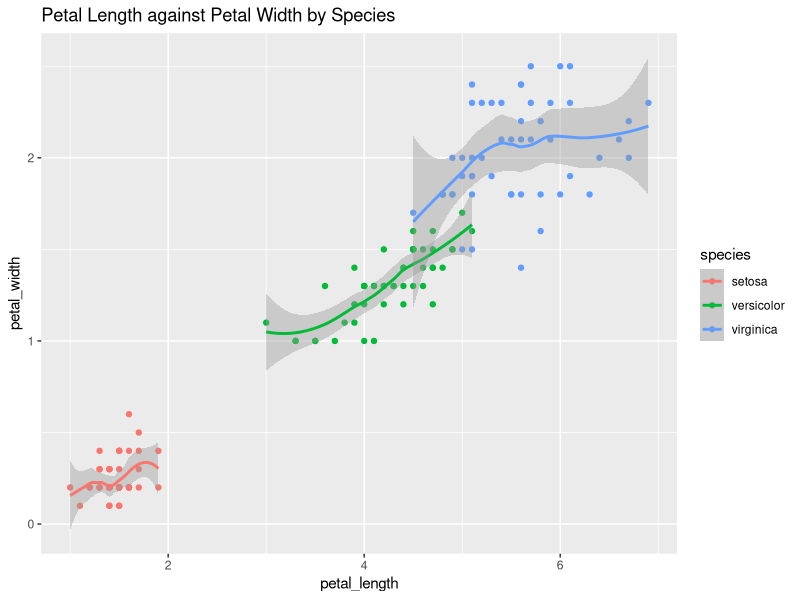
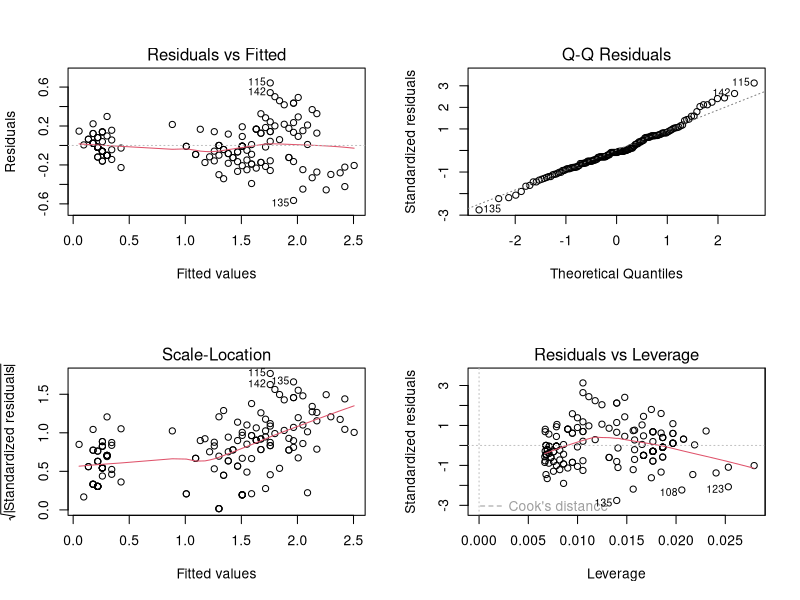

Source code (R) for these figures, in order:
## ---- chunk 1

library(knitr)
library(tidyverse)

data(iris)

iris = iris |>
  rename_with(~ tolower(gsub(".", "_", .x, fixed = TRUE)))

iris |>
  head()
## ---- chunk 2

iris |>
  ggplot(aes(petal_length, petal_width, colour = species)) + 
  geom_point() +
  geom_smooth() +
  ggtitle("Petal Length against Petal Width by Species")
## ---- chunk 3

lm_mod = lm(petal_width ~ petal_length, data = iris)
lm_mod |>
  summary()
## ---- chunk 4

par(mfrow=c(2,2)) 
plot(lm_mod)
## ---- chunk 5

sessionInfo()
